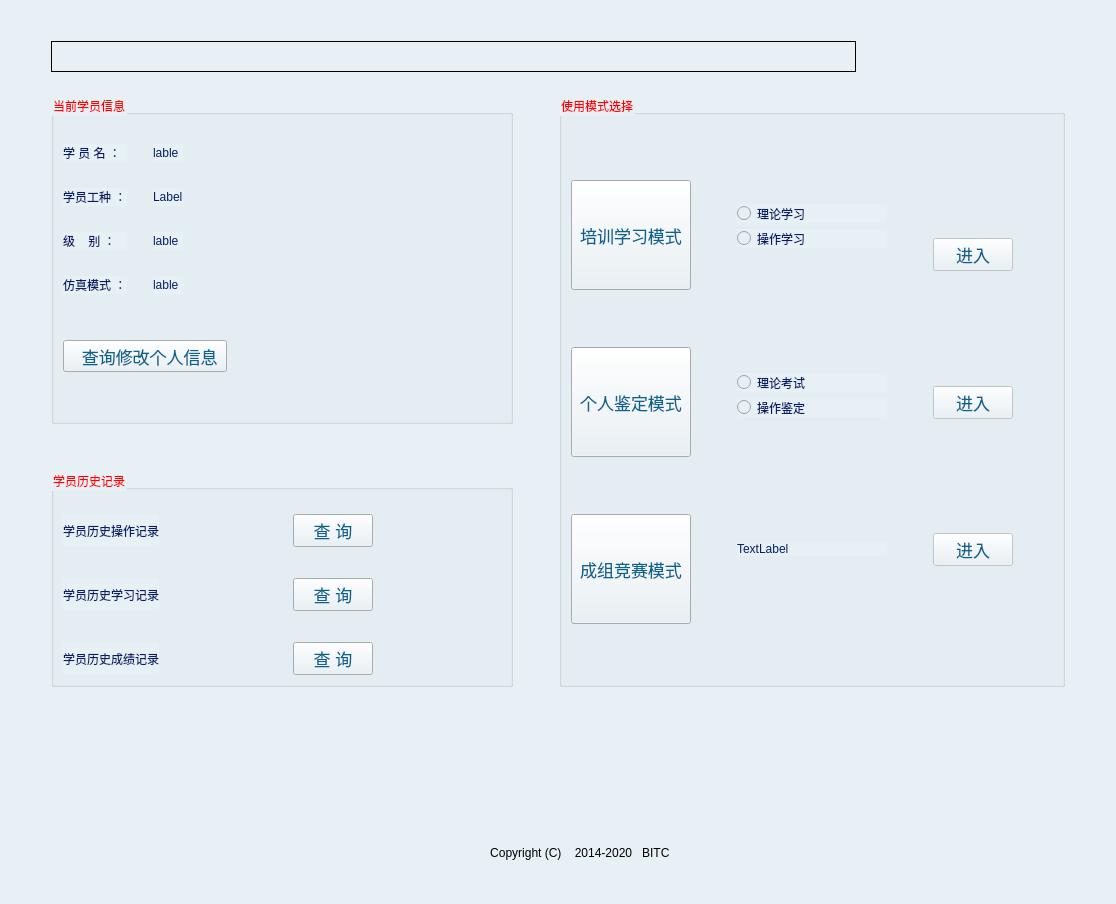
<?xml version="1.0" encoding="UTF-8"?>
<ui version="4.0">
 <class>hostpage</class>
 <widget class="QWidget" name="hostpage">
  <property name="geometry">
   <rect>
    <x>0</x>
    <y>0</y>
    <width>1116</width>
    <height>904</height>
   </rect>
  </property>
  <property name="windowTitle">
   <string>学员站主页面</string>
  </property>
  <property name="styleSheet">
   <string notr="true">font: 14pt &quot;宋体&quot;;
background-image: url(:/pic/images/background/hostpagebackround.png);
border-color: rgb(150 194,219);
background-color: rgb(231, 240, 245);
</string>
  </property>
  <layout class="QGridLayout" name="gridLayout">
   <item row="0" column="1">
    <spacer name="verticalSpacer">
     <property name="orientation">
      <enum>Qt::Vertical</enum>
     </property>
     <property name="sizeType">
      <enum>QSizePolicy::Fixed</enum>
     </property>
     <property name="sizeHint" stdset="0">
      <size>
       <width>957</width>
       <height>30</height>
      </size>
     </property>
    </spacer>
   </item>
   <item row="1" column="1">
    <widget class="QFrame" name="frame">
     <property name="minimumSize">
      <size>
       <width>800</width>
       <height>31</height>
      </size>
     </property>
     <property name="maximumSize">
      <size>
       <width>805</width>
       <height>32</height>
      </size>
     </property>
     <property name="styleSheet">
      <string notr="true">background-image: url(:/pic/images/background/欢迎进入文字.png);
background-color: qlineargradient(spread:pad, x1:0, y1:0, x2:1, y2:0, stop:0 rgba(0, 0, 0, 0), stop:1 rgba(255, 255, 255,0));</string>
     </property>
     <property name="frameShape">
      <enum>QFrame::StyledPanel</enum>
     </property>
     <property name="frameShadow">
      <enum>QFrame::Raised</enum>
     </property>
    </widget>
   </item>
   <item row="3" column="0">
    <spacer name="horizontalSpacer_3">
     <property name="orientation">
      <enum>Qt::Horizontal</enum>
     </property>
     <property name="sizeType">
      <enum>QSizePolicy::Fixed</enum>
     </property>
     <property name="sizeHint" stdset="0">
      <size>
       <width>40</width>
       <height>20</height>
      </size>
     </property>
    </spacer>
   </item>
   <item row="2" column="1">
    <spacer name="verticalSpacer_2">
     <property name="orientation">
      <enum>Qt::Vertical</enum>
     </property>
     <property name="sizeType">
      <enum>QSizePolicy::Fixed</enum>
     </property>
     <property name="sizeHint" stdset="0">
      <size>
       <width>957</width>
       <height>17</height>
      </size>
     </property>
    </spacer>
   </item>
   <item row="3" column="1">
    <layout class="QHBoxLayout" name="horizontalLayout_5">
     <item>
      <layout class="QHBoxLayout" name="horizontalLayout_4">
       <item>
        <layout class="QVBoxLayout" name="verticalLayout_5">
         <property name="sizeConstraint">
          <enum>QLayout::SetMinAndMaxSize</enum>
         </property>
         <item>
          <widget class="QGroupBox" name="groupBox">
           <property name="styleSheet">
            <string notr="true">font: 75 16pt &quot;汉仪中黑简&quot;;
background-image: url(:/pic/images/background/透明底图1.png);
color: rgb(255, 0, 0);
</string>
           </property>
           <property name="title">
            <string>当前学员信息</string>
           </property>
           <layout class="QVBoxLayout" name="verticalLayout_12">
            <item>
             <spacer name="verticalSpacer_6">
              <property name="orientation">
               <enum>Qt::Vertical</enum>
              </property>
              <property name="sizeType">
               <enum>QSizePolicy::Fixed</enum>
              </property>
              <property name="sizeHint" stdset="0">
               <size>
                <width>10</width>
                <height>20</height>
               </size>
              </property>
             </spacer>
            </item>
            <item>
             <layout class="QGridLayout" name="gridLayout_6">
              <item row="0" column="0">
               <layout class="QVBoxLayout" name="verticalLayout">
                <item>
                 <widget class="QLabel" name="label">
                  <property name="styleSheet">
                   <string notr="true">font: 75 12pt &quot;新宋体&quot;;
color: rgb(4, 30, 103);</string>
                  </property>
                  <property name="text">
                   <string>学 员 名 ：</string>
                  </property>
                 </widget>
                </item>
                <item>
                 <spacer name="verticalSpacer_7">
                  <property name="orientation">
                   <enum>Qt::Vertical</enum>
                  </property>
                  <property name="sizeType">
                   <enum>QSizePolicy::Maximum</enum>
                  </property>
                  <property name="sizeHint" stdset="0">
                   <size>
                    <width>10</width>
                    <height>20</height>
                   </size>
                  </property>
                 </spacer>
                </item>
                <item>
                 <widget class="QLabel" name="label_5">
                  <property name="styleSheet">
                   <string notr="true">font: 75 12pt &quot;新宋体&quot;;
color: rgb(4, 30, 103);</string>
                  </property>
                  <property name="text">
                   <string>学员工种 ：</string>
                  </property>
                 </widget>
                </item>
                <item>
                 <spacer name="verticalSpacer_8">
                  <property name="orientation">
                   <enum>Qt::Vertical</enum>
                  </property>
                  <property name="sizeType">
                   <enum>QSizePolicy::Maximum</enum>
                  </property>
                  <property name="sizeHint" stdset="0">
                   <size>
                    <width>10</width>
                    <height>20</height>
                   </size>
                  </property>
                 </spacer>
                </item>
                <item>
                 <widget class="QLabel" name="label_3">
                  <property name="styleSheet">
                   <string notr="true">font: 75 12pt &quot;新宋体&quot;;
color: rgb(4, 30, 103);</string>
                  </property>
                  <property name="text">
                   <string>级    别 ：</string>
                  </property>
                 </widget>
                </item>
                <item>
                 <spacer name="verticalSpacer_9">
                  <property name="orientation">
                   <enum>Qt::Vertical</enum>
                  </property>
                  <property name="sizeType">
                   <enum>QSizePolicy::Maximum</enum>
                  </property>
                  <property name="sizeHint" stdset="0">
                   <size>
                    <width>10</width>
                    <height>20</height>
                   </size>
                  </property>
                 </spacer>
                </item>
                <item>
                 <widget class="QLabel" name="label_10">
                  <property name="styleSheet">
                   <string notr="true">font: 75 12pt &quot;新宋体&quot;;
color: rgb(4, 30, 103);</string>
                  </property>
                  <property name="text">
                   <string>仿真模式 ：</string>
                  </property>
                 </widget>
                </item>
               </layout>
              </item>
              <item row="0" column="1">
               <spacer name="horizontalSpacer_5">
                <property name="orientation">
                 <enum>Qt::Horizontal</enum>
                </property>
                <property name="sizeType">
                 <enum>QSizePolicy::Fixed</enum>
                </property>
                <property name="sizeHint" stdset="0">
                 <size>
                  <width>20</width>
                  <height>20</height>
                 </size>
                </property>
               </spacer>
              </item>
              <item row="0" column="2">
               <layout class="QVBoxLayout" name="verticalLayout_2">
                <item>
                 <widget class="QLabel" name="label_username">
                  <property name="styleSheet">
                   <string notr="true">font: 75 12pt &quot;新宋体&quot;;
color: rgb(4, 30, 103);</string>
                  </property>
                  <property name="text">
                   <string>lable</string>
                  </property>
                 </widget>
                </item>
                <item>
                 <spacer name="verticalSpacer_10">
                  <property name="orientation">
                   <enum>Qt::Vertical</enum>
                  </property>
                  <property name="sizeType">
                   <enum>QSizePolicy::Maximum</enum>
                  </property>
                  <property name="sizeHint" stdset="0">
                   <size>
                    <width>10</width>
                    <height>20</height>
                   </size>
                  </property>
                 </spacer>
                </item>
                <item>
                 <widget class="QLabel" name="label_usertype">
                  <property name="styleSheet">
                   <string notr="true">font: 75 12pt &quot;新宋体&quot;;
color: rgb(4, 30, 103);</string>
                  </property>
                  <property name="text">
                   <string>Label</string>
                  </property>
                 </widget>
                </item>
                <item>
                 <spacer name="verticalSpacer_11">
                  <property name="orientation">
                   <enum>Qt::Vertical</enum>
                  </property>
                  <property name="sizeType">
                   <enum>QSizePolicy::Maximum</enum>
                  </property>
                  <property name="sizeHint" stdset="0">
                   <size>
                    <width>20</width>
                    <height>20</height>
                   </size>
                  </property>
                 </spacer>
                </item>
                <item>
                 <widget class="QLabel" name="label_userrange">
                  <property name="styleSheet">
                   <string notr="true">font: 75 12pt &quot;新宋体&quot;;
color: rgb(4, 30, 103);</string>
                  </property>
                  <property name="text">
                   <string>lable</string>
                  </property>
                 </widget>
                </item>
                <item>
                 <spacer name="verticalSpacer_12">
                  <property name="orientation">
                   <enum>Qt::Vertical</enum>
                  </property>
                  <property name="sizeType">
                   <enum>QSizePolicy::Maximum</enum>
                  </property>
                  <property name="sizeHint" stdset="0">
                   <size>
                    <width>10</width>
                    <height>20</height>
                   </size>
                  </property>
                 </spacer>
                </item>
                <item>
                 <widget class="QLabel" name="label_usermode">
                  <property name="styleSheet">
                   <string notr="true">font: 75 12pt &quot;新宋体&quot;;
color: rgb(4, 30, 103);</string>
                  </property>
                  <property name="text">
                   <string>lable</string>
                  </property>
                 </widget>
                </item>
               </layout>
              </item>
              <item row="0" column="3">
               <spacer name="horizontalSpacer_11">
                <property name="orientation">
                 <enum>Qt::Horizontal</enum>
                </property>
                <property name="sizeHint" stdset="0">
                 <size>
                  <width>40</width>
                  <height>20</height>
                 </size>
                </property>
               </spacer>
              </item>
             </layout>
            </item>
            <item>
             <spacer name="verticalSpacer_13">
              <property name="orientation">
               <enum>Qt::Vertical</enum>
              </property>
              <property name="sizeHint" stdset="0">
               <size>
                <width>20</width>
                <height>40</height>
               </size>
              </property>
             </spacer>
            </item>
            <item>
             <widget class="QToolButton" name="toolButton_personinfo">
              <property name="styleSheet">
               <string notr="true">    font: 13pt;
    color: rgb(7, 100, 143);</string>
              </property>
              <property name="text">
               <string>  查询修改个人信息</string>
              </property>
              <property name="icon">
               <iconset resource="../SimuTrainee.qrc">
                <normaloff>:/pic/images/未标题-8.png</normaloff>:/pic/images/未标题-8.png</iconset>
              </property>
              <property name="iconSize">
               <size>
                <width>20</width>
                <height>20</height>
               </size>
              </property>
              <property name="toolButtonStyle">
               <enum>Qt::ToolButtonTextBesideIcon</enum>
              </property>
             </widget>
            </item>
            <item>
             <spacer name="verticalSpacer_14">
              <property name="orientation">
               <enum>Qt::Vertical</enum>
              </property>
              <property name="sizeHint" stdset="0">
               <size>
                <width>20</width>
                <height>40</height>
               </size>
              </property>
             </spacer>
            </item>
           </layout>
          </widget>
         </item>
         <item>
          <spacer name="verticalSpacer_5">
           <property name="orientation">
            <enum>Qt::Vertical</enum>
           </property>
           <property name="sizeHint" stdset="0">
            <size>
             <width>20</width>
             <height>40</height>
            </size>
           </property>
          </spacer>
         </item>
         <item>
          <widget class="QGroupBox" name="groupBox_2">
           <property name="styleSheet">
            <string notr="true">background-image: url(:/pic/images/background/透明底图1.png);
font: 75 16pt &quot;汉仪中黑简&quot;;
color: rgb(255, 0, 0);</string>
           </property>
           <property name="title">
            <string>学员历史记录</string>
           </property>
           <layout class="QVBoxLayout" name="verticalLayout_13">
            <item>
             <spacer name="verticalSpacer_15">
              <property name="orientation">
               <enum>Qt::Vertical</enum>
              </property>
              <property name="sizeType">
               <enum>QSizePolicy::Fixed</enum>
              </property>
              <property name="sizeHint" stdset="0">
               <size>
                <width>20</width>
                <height>15</height>
               </size>
              </property>
             </spacer>
            </item>
            <item>
             <layout class="QHBoxLayout" name="horizontalLayout_2">
              <item>
               <layout class="QVBoxLayout" name="verticalLayout_3">
                <item>
                 <widget class="QLabel" name="label_4">
                  <property name="styleSheet">
                   <string notr="true">font: 75 12pt &quot;新宋体&quot;;
color: rgb(4, 30, 103);</string>
                  </property>
                  <property name="text">
                   <string>学员历史操作记录</string>
                  </property>
                 </widget>
                </item>
                <item>
                 <spacer name="verticalSpacer_16">
                  <property name="orientation">
                   <enum>Qt::Vertical</enum>
                  </property>
                  <property name="sizeType">
                   <enum>QSizePolicy::Fixed</enum>
                  </property>
                  <property name="sizeHint" stdset="0">
                   <size>
                    <width>10</width>
                    <height>25</height>
                   </size>
                  </property>
                 </spacer>
                </item>
                <item>
                 <widget class="QLabel" name="label_6">
                  <property name="styleSheet">
                   <string notr="true">font: 75 12pt &quot;新宋体&quot;;
color: rgb(4, 30, 103);</string>
                  </property>
                  <property name="text">
                   <string>学员历史学习记录</string>
                  </property>
                 </widget>
                </item>
                <item>
                 <spacer name="verticalSpacer_17">
                  <property name="orientation">
                   <enum>Qt::Vertical</enum>
                  </property>
                  <property name="sizeType">
                   <enum>QSizePolicy::Fixed</enum>
                  </property>
                  <property name="sizeHint" stdset="0">
                   <size>
                    <width>20</width>
                    <height>25</height>
                   </size>
                  </property>
                 </spacer>
                </item>
                <item>
                 <widget class="QLabel" name="label_7">
                  <property name="styleSheet">
                   <string notr="true">font: 75 12pt &quot;新宋体&quot;;
color: rgb(4, 30, 103);</string>
                  </property>
                  <property name="text">
                   <string>学员历史成绩记录</string>
                  </property>
                 </widget>
                </item>
               </layout>
              </item>
              <item>
               <spacer name="horizontalSpacer_4">
                <property name="orientation">
                 <enum>Qt::Horizontal</enum>
                </property>
                <property name="sizeHint" stdset="0">
                 <size>
                  <width>40</width>
                  <height>20</height>
                 </size>
                </property>
               </spacer>
              </item>
              <item>
               <layout class="QVBoxLayout" name="verticalLayout_4">
                <item>
                 <widget class="QPushButton" name="pushButton_oprrecord">
                  <property name="styleSheet">
                   <string notr="true">    font: 13pt;
    color: rgb(7, 100, 143);</string>
                  </property>
                  <property name="text">
                   <string>查 询</string>
                  </property>
                  <property name="icon">
                   <iconset resource="../SimuTrainee.qrc">
                    <normaloff>:/pic/images/(09,13).png</normaloff>:/pic/images/(09,13).png</iconset>
                  </property>
                  <property name="iconSize">
                   <size>
                    <width>20</width>
                    <height>20</height>
                   </size>
                  </property>
                 </widget>
                </item>
                <item>
                 <spacer name="verticalSpacer_18">
                  <property name="orientation">
                   <enum>Qt::Vertical</enum>
                  </property>
                  <property name="sizeType">
                   <enum>QSizePolicy::Fixed</enum>
                  </property>
                  <property name="sizeHint" stdset="0">
                   <size>
                    <width>10</width>
                    <height>25</height>
                   </size>
                  </property>
                 </spacer>
                </item>
                <item>
                 <widget class="QPushButton" name="pushButton_studyrecord">
                  <property name="styleSheet">
                   <string notr="true">    font: 13pt;
    color: rgb(7, 100, 143);</string>
                  </property>
                  <property name="text">
                   <string>查 询</string>
                  </property>
                  <property name="icon">
                   <iconset resource="../SimuTrainee.qrc">
                    <normaloff>:/pic/images/(09,13).png</normaloff>:/pic/images/(09,13).png</iconset>
                  </property>
                  <property name="iconSize">
                   <size>
                    <width>20</width>
                    <height>20</height>
                   </size>
                  </property>
                 </widget>
                </item>
                <item>
                 <spacer name="verticalSpacer_19">
                  <property name="orientation">
                   <enum>Qt::Vertical</enum>
                  </property>
                  <property name="sizeType">
                   <enum>QSizePolicy::Fixed</enum>
                  </property>
                  <property name="sizeHint" stdset="0">
                   <size>
                    <width>10</width>
                    <height>25</height>
                   </size>
                  </property>
                 </spacer>
                </item>
                <item>
                 <widget class="QPushButton" name="pushButton_scorerecord">
                  <property name="styleSheet">
                   <string notr="true">    font: 13pt;
    color: rgb(7, 100, 143);</string>
                  </property>
                  <property name="text">
                   <string>查 询</string>
                  </property>
                  <property name="icon">
                   <iconset resource="../SimuTrainee.qrc">
                    <normaloff>:/pic/images/(09,13).png</normaloff>:/pic/images/(09,13).png</iconset>
                  </property>
                  <property name="iconSize">
                   <size>
                    <width>20</width>
                    <height>20</height>
                   </size>
                  </property>
                 </widget>
                </item>
               </layout>
              </item>
              <item>
               <spacer name="horizontalSpacer_13">
                <property name="orientation">
                 <enum>Qt::Horizontal</enum>
                </property>
                <property name="sizeHint" stdset="0">
                 <size>
                  <width>40</width>
                  <height>20</height>
                 </size>
                </property>
               </spacer>
              </item>
             </layout>
            </item>
           </layout>
          </widget>
         </item>
        </layout>
       </item>
       <item>
        <spacer name="horizontalSpacer_2">
         <property name="orientation">
          <enum>Qt::Horizontal</enum>
         </property>
         <property name="sizeType">
          <enum>QSizePolicy::Fixed</enum>
         </property>
         <property name="sizeHint" stdset="0">
          <size>
           <width>40</width>
           <height>20</height>
          </size>
         </property>
        </spacer>
       </item>
       <item>
        <widget class="QGroupBox" name="groupBox_3">
         <property name="styleSheet">
          <string notr="true">background-image: url(:/pic/images/background/透明底图1.png);
font: 75 16pt &quot;汉仪中黑简&quot;;
color: rgb(255, 0, 0);</string>
         </property>
         <property name="title">
          <string>使用模式选择</string>
         </property>
         <layout class="QGridLayout" name="gridLayout_4">
          <item row="1" column="0">
           <layout class="QHBoxLayout" name="horizontalLayout_3">
            <item>
             <layout class="QVBoxLayout" name="verticalLayout_8">
              <item>
               <widget class="QToolButton" name="toolButton_ModeS">
                <property name="minimumSize">
                 <size>
                  <width>110</width>
                  <height>110</height>
                 </size>
                </property>
                <property name="styleSheet">
                 <string notr="true">    font: 13pt;
    color: rgb(7, 100, 143);</string>
                </property>
                <property name="text">
                 <string>培训学习模式</string>
                </property>
                <property name="icon">
                 <iconset resource="../SimuTrainee.qrc">
                  <normaloff>:/pic/images/background/学习图标.png</normaloff>:/pic/images/background/学习图标.png</iconset>
                </property>
                <property name="iconSize">
                 <size>
                  <width>60</width>
                  <height>60</height>
                 </size>
                </property>
                <property name="checkable">
                 <bool>true</bool>
                </property>
                <property name="toolButtonStyle">
                 <enum>Qt::ToolButtonTextUnderIcon</enum>
                </property>
               </widget>
              </item>
              <item>
               <widget class="QToolButton" name="toolButton_ModeE">
                <property name="minimumSize">
                 <size>
                  <width>110</width>
                  <height>110</height>
                 </size>
                </property>
                <property name="styleSheet">
                 <string notr="true">    font: 13pt;
    color: rgb(7, 100, 143);</string>
                </property>
                <property name="text">
                 <string>个人鉴定模式</string>
                </property>
                <property name="icon">
                 <iconset resource="../SimuTrainee.qrc">
                  <normaloff>:/pic/images/background/考试图标.png</normaloff>:/pic/images/background/考试图标.png</iconset>
                </property>
                <property name="iconSize">
                 <size>
                  <width>60</width>
                  <height>60</height>
                 </size>
                </property>
                <property name="checkable">
                 <bool>true</bool>
                </property>
                <property name="toolButtonStyle">
                 <enum>Qt::ToolButtonTextUnderIcon</enum>
                </property>
               </widget>
              </item>
              <item>
               <widget class="QToolButton" name="toolButton_ModeC">
                <property name="minimumSize">
                 <size>
                  <width>110</width>
                  <height>110</height>
                 </size>
                </property>
                <property name="styleSheet">
                 <string notr="true">    font: 13pt;
    color: rgb(7, 100, 143);</string>
                </property>
                <property name="text">
                 <string>成组竞赛模式</string>
                </property>
                <property name="icon">
                 <iconset resource="../SimuTrainee.qrc">
                  <normaloff>:/pic/images/background/竞赛模式.png</normaloff>:/pic/images/background/竞赛模式.png</iconset>
                </property>
                <property name="iconSize">
                 <size>
                  <width>60</width>
                  <height>60</height>
                 </size>
                </property>
                <property name="checkable">
                 <bool>true</bool>
                </property>
                <property name="toolButtonStyle">
                 <enum>Qt::ToolButtonTextUnderIcon</enum>
                </property>
               </widget>
              </item>
             </layout>
            </item>
            <item>
             <spacer name="horizontalSpacer_6">
              <property name="orientation">
               <enum>Qt::Horizontal</enum>
              </property>
              <property name="sizeHint" stdset="0">
               <size>
                <width>40</width>
                <height>20</height>
               </size>
              </property>
             </spacer>
            </item>
            <item>
             <layout class="QVBoxLayout" name="verticalLayout_10">
              <item>
               <layout class="QVBoxLayout" name="verticalLayout_6">
                <item>
                 <spacer name="verticalSpacer_22">
                  <property name="orientation">
                   <enum>Qt::Vertical</enum>
                  </property>
                  <property name="sizeHint" stdset="0">
                   <size>
                    <width>20</width>
                    <height>40</height>
                   </size>
                  </property>
                 </spacer>
                </item>
                <item>
                 <widget class="QRadioButton" name="radioButton_ST">
                  <property name="enabled">
                   <bool>false</bool>
                  </property>
                  <property name="styleSheet">
                   <string notr="true">font: 75 12pt &quot;新宋体&quot;;
background-image: url(:/pic/images/background/透明底图1.png);
color: rgb(4, 30, 103);</string>
                  </property>
                  <property name="text">
                   <string>理论学习</string>
                  </property>
                 </widget>
                </item>
                <item>
                 <widget class="QRadioButton" name="radioButton_SO">
                  <property name="enabled">
                   <bool>false</bool>
                  </property>
                  <property name="styleSheet">
                   <string notr="true">font: 75 12pt &quot;新宋体&quot;;
color: rgb(4, 30, 103);</string>
                  </property>
                  <property name="text">
                   <string>操作学习</string>
                  </property>
                 </widget>
                </item>
               </layout>
              </item>
              <item>
               <spacer name="verticalSpacer_20">
                <property name="orientation">
                 <enum>Qt::Vertical</enum>
                </property>
                <property name="sizeHint" stdset="0">
                 <size>
                  <width>20</width>
                  <height>40</height>
                 </size>
                </property>
               </spacer>
              </item>
              <item>
               <layout class="QVBoxLayout" name="verticalLayout_7">
                <item>
                 <widget class="QRadioButton" name="radioButton_ET">
                  <property name="enabled">
                   <bool>false</bool>
                  </property>
                  <property name="styleSheet">
                   <string notr="true">font: 75 12pt &quot;新宋体&quot;;
color: rgb(4, 30, 103);</string>
                  </property>
                  <property name="text">
                   <string>理论考试</string>
                  </property>
                 </widget>
                </item>
                <item>
                 <widget class="QRadioButton" name="radioButton_EO">
                  <property name="enabled">
                   <bool>false</bool>
                  </property>
                  <property name="styleSheet">
                   <string notr="true">font: 75 12pt &quot;新宋体&quot;;
color: rgb(4, 30, 103);</string>
                  </property>
                  <property name="text">
                   <string>操作鉴定</string>
                  </property>
                 </widget>
                </item>
               </layout>
              </item>
              <item>
               <spacer name="verticalSpacer_21">
                <property name="orientation">
                 <enum>Qt::Vertical</enum>
                </property>
                <property name="sizeHint" stdset="0">
                 <size>
                  <width>20</width>
                  <height>40</height>
                 </size>
                </property>
               </spacer>
              </item>
              <item>
               <widget class="QLabel" name="label_ContestNum">
                <property name="minimumSize">
                 <size>
                  <width>150</width>
                  <height>0</height>
                 </size>
                </property>
                <property name="styleSheet">
                 <string notr="true">font: 75 12pt &quot;新宋体&quot;;
color: rgb(4, 30, 103);</string>
                </property>
                <property name="text">
                 <string>TextLabel</string>
                </property>
               </widget>
              </item>
              <item>
               <spacer name="verticalSpacer_23">
                <property name="orientation">
                 <enum>Qt::Vertical</enum>
                </property>
                <property name="sizeHint" stdset="0">
                 <size>
                  <width>20</width>
                  <height>40</height>
                 </size>
                </property>
               </spacer>
              </item>
             </layout>
            </item>
            <item>
             <spacer name="horizontalSpacer_7">
              <property name="orientation">
               <enum>Qt::Horizontal</enum>
              </property>
              <property name="sizeHint" stdset="0">
               <size>
                <width>40</width>
                <height>20</height>
               </size>
              </property>
             </spacer>
            </item>
            <item>
             <layout class="QVBoxLayout" name="verticalLayout_9">
              <item>
               <spacer name="verticalSpacer_26">
                <property name="orientation">
                 <enum>Qt::Vertical</enum>
                </property>
                <property name="sizeHint" stdset="0">
                 <size>
                  <width>20</width>
                  <height>40</height>
                 </size>
                </property>
               </spacer>
              </item>
              <item>
               <widget class="QPushButton" name="pushButton_EtStudy">
                <property name="enabled">
                 <bool>false</bool>
                </property>
                <property name="styleSheet">
                 <string notr="true">    font: 13pt;
    color: rgb(7, 100, 143);</string>
                </property>
                <property name="text">
                 <string>进入</string>
                </property>
               </widget>
              </item>
              <item>
               <spacer name="verticalSpacer_3">
                <property name="orientation">
                 <enum>Qt::Vertical</enum>
                </property>
                <property name="sizeHint" stdset="0">
                 <size>
                  <width>20</width>
                  <height>40</height>
                 </size>
                </property>
               </spacer>
              </item>
              <item>
               <widget class="QPushButton" name="pushButton_EtExam">
                <property name="enabled">
                 <bool>false</bool>
                </property>
                <property name="styleSheet">
                 <string notr="true">    font: 13pt;
    color: rgb(7, 100, 143);</string>
                </property>
                <property name="text">
                 <string>进入</string>
                </property>
               </widget>
              </item>
              <item>
               <spacer name="verticalSpacer_25">
                <property name="orientation">
                 <enum>Qt::Vertical</enum>
                </property>
                <property name="sizeHint" stdset="0">
                 <size>
                  <width>20</width>
                  <height>40</height>
                 </size>
                </property>
               </spacer>
              </item>
              <item>
               <widget class="QPushButton" name="pushButton_EtComplet">
                <property name="enabled">
                 <bool>false</bool>
                </property>
                <property name="styleSheet">
                 <string notr="true">    font: 13pt;
    color: rgb(7, 100, 143);</string>
                </property>
                <property name="text">
                 <string>进入</string>
                </property>
               </widget>
              </item>
              <item>
               <spacer name="verticalSpacer_27">
                <property name="orientation">
                 <enum>Qt::Vertical</enum>
                </property>
                <property name="sizeHint" stdset="0">
                 <size>
                  <width>20</width>
                  <height>40</height>
                 </size>
                </property>
               </spacer>
              </item>
             </layout>
            </item>
            <item>
             <spacer name="horizontalSpacer_10">
              <property name="orientation">
               <enum>Qt::Horizontal</enum>
              </property>
              <property name="sizeHint" stdset="0">
               <size>
                <width>40</width>
                <height>20</height>
               </size>
              </property>
             </spacer>
            </item>
           </layout>
          </item>
          <item row="0" column="0">
           <spacer name="verticalSpacer_28">
            <property name="orientation">
             <enum>Qt::Vertical</enum>
            </property>
            <property name="sizeType">
             <enum>QSizePolicy::Fixed</enum>
            </property>
            <property name="sizeHint" stdset="0">
             <size>
              <width>20</width>
              <height>5</height>
             </size>
            </property>
           </spacer>
          </item>
         </layout>
        </widget>
       </item>
       <item>
        <spacer name="horizontalSpacer">
         <property name="orientation">
          <enum>Qt::Horizontal</enum>
         </property>
         <property name="sizeType">
          <enum>QSizePolicy::Fixed</enum>
         </property>
         <property name="sizeHint" stdset="0">
          <size>
           <width>40</width>
           <height>20</height>
          </size>
         </property>
        </spacer>
       </item>
      </layout>
     </item>
    </layout>
   </item>
   <item row="4" column="1">
    <layout class="QVBoxLayout" name="verticalLayout_11">
     <item>
      <spacer name="verticalSpacer_24">
       <property name="orientation">
        <enum>Qt::Vertical</enum>
       </property>
       <property name="sizeHint" stdset="0">
        <size>
         <width>20</width>
         <height>40</height>
        </size>
       </property>
      </spacer>
     </item>
     <item>
      <layout class="QHBoxLayout" name="horizontalLayout">
       <item>
        <spacer name="horizontalSpacer_8">
         <property name="orientation">
          <enum>Qt::Horizontal</enum>
         </property>
         <property name="sizeHint" stdset="0">
          <size>
           <width>40</width>
           <height>20</height>
          </size>
         </property>
        </spacer>
       </item>
       <item>
        <widget class="QLabel" name="label_8">
         <property name="styleSheet">
          <string notr="true">color: rgb(0, 0, 0);
font: 75 14pt &quot;微软雅黑&quot;;
background-color: qlineargradient(spread:pad, x1:0, y1:0, x2:1, y2:0, stop:0 rgba(0, 0, 0, 0), stop:1 rgba(255, 255, 255,0));</string>
         </property>
         <property name="text">
          <string>                         Copyright (C)    2014-2020   BITC                        </string>
         </property>
        </widget>
       </item>
       <item>
        <spacer name="horizontalSpacer_9">
         <property name="orientation">
          <enum>Qt::Horizontal</enum>
         </property>
         <property name="sizeHint" stdset="0">
          <size>
           <width>40</width>
           <height>20</height>
          </size>
         </property>
        </spacer>
       </item>
      </layout>
     </item>
     <item>
      <spacer name="verticalSpacer_4">
       <property name="orientation">
        <enum>Qt::Vertical</enum>
       </property>
       <property name="sizeType">
        <enum>QSizePolicy::Fixed</enum>
       </property>
       <property name="sizeHint" stdset="0">
        <size>
         <width>20</width>
         <height>30</height>
        </size>
       </property>
      </spacer>
     </item>
    </layout>
   </item>
  </layout>
 </widget>
 <resources>
  <include location="../SimuTrainee.qrc"/>
 </resources>
 <connections/>
</ui>
